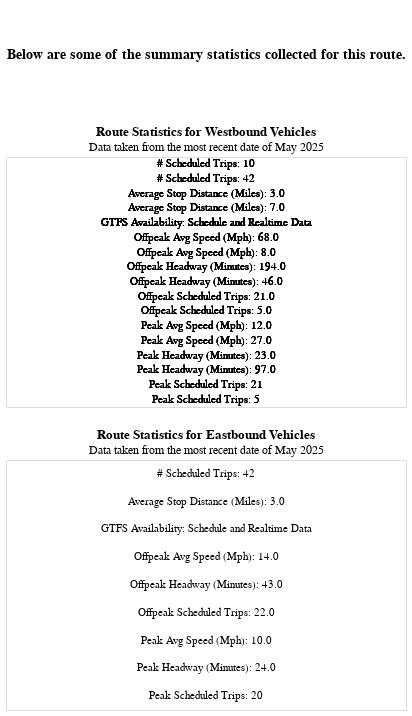

The code cell stored with this chart in its notebook:
### Code cell
summary_chart

### Figure 1 — Vega-Lite specification as saved in the notebook (floating-point values rounded to 4 significant figures; data arrays with more than 128 entries replaced by an {"elided": "..."} marker saying what was removed)
{"config": {"view": {"continuousWidth": 300, "continuousHeight": 300}}, "vconcat": [{"data": {"name": "data-df9482beeea7e8ae4b637d41dc2da3bb"}, "mark": {"type": "text", "align": "center", "baseline": "middle", "fontSize": 14, "fontWeight": "bold", "text": "Below are some of the summary statistics collected for this route."}, "height": 100, "width": 400}, {"data": {"name": "data-64ac217d116c4faf8cda10806a0c53a0"}, "mark": {"type": "text"}, "encoding": {"text": {"field": "combo_col", "type": "nominal"}, "x": {"axis": null, "field": "Zero", "type": "quantitative"}, "y": {"axis": null, "field": "combo_col", "type": "nominal"}}, "height": 250, "name": "view_11", "title": {"text": ["Route Statistics for Westbound Vehicles"], "subtitle": ["Data taken from the most recent date of May 2025"]}, "transform": [{"filter": {"param": "param_1"}}], "width": 400}, {"data": {"name": "data-9258ac136be74ff445f5d842d9c5055a"}, "mark": {"type": "text"}, "encoding": {"text": {"field": "combo_col", "type": "nominal"}, "x": {"axis": null, "field": "Zero", "type": "quantitative"}, "y": {"axis": null, "field": "combo_col", "type": "nominal"}}, "height": 250, "name": "view_12", "title": {"text": ["Route Statistics for Eastbound Vehicles"], "subtitle": ["Data taken from the most recent date of May 2025"]}, "transform": [{"filter": {"param": "param_1"}}], "width": 400}], "params": [{"name": "param_1", "select": {"type": "point", "fields": ["Route"]}, "bind": {"input": "select", "options": ["Route 1", "Route 2", "Route 3", "Route 4", "Route 5", "Route 6", "Route 7", "Route 8", "Route 10", "Route 11", "Route 15", "Route 16", "Route 17", "Route 19", "Route 18", "Route 21", "Kanan Shuttle", "Trolley A", "Fixed Route Service", "Fillmore Loop", "Piru", "Trolley", "90-C Street/CSUCI", "90-99 CSU Channel Islands", "97-Cam Metrolink/CSUCI", "50-Hwy101", "Hwy 101", "50 Hwy 101", "55X-Hwy101-Conejo Connection", "Conejo Connection", "55 Conejo Connection", "60-Hwy126", "Hwy 126", "60-62 Hwy 126", "60 - Hwy 126", "62-Hwy126", "70-East County", "East County", "70-74 East County", "72-East County", "73-East County", "73x-East County", "77-Cross County Limited", "Cross County Limited", "77 Cross County Limited", "80-Coastal Express", "Coastal Express", "80-89 Coastal Express", "80c-Coastal Express", "80x-Coastal Express", "81-Coastal Express", "81B-Coastal Express", "84-Coastal Express", "84u-Coastal Express", "85-Coastal Express", "85c-Coastal Express", "86-Coastal Express", "87-Coastal Express", "88-Coastal Express", "89-Coastal Express", "Santa Paula A Route (Las Piedras Park)", "Santa Paula B Route (SP Hospital)", "99 - CSU Channel Islands", "CSU Channel Islands", "Route 30", "Route 20", "Route 40 Newbury Park", "Route 41 Midtown A", "Route 42 Midtown B", "Route 43 TOB Express", "Route 44 Crosstown", "Route 23", "Fillmore-Moorpark Route", "Fillmore-Moorpark Route Inbound"], "name": "Routes: "}, "value": "Route 1", "views": ["view_11", "view_12"]}], "$schema": "https://vega.github.io/schema/vega-lite/v5.20.1.json", "datasets": {"data-df9482beeea7e8ae4b637d41dc2da3bb": [{"Direction (0/1)": 0, "Period": "All Day", "Average Scheduled Service (trip minutes)": 30.0, "# Scheduled Trips": 50, "# Realtime Trips": 47, "Route": "Route 1", "Direction": "Southbound", "# Minutes with 1+ VP per Minute": 2091, "# Minutes with 2+ VP per Minute": 2015, "# Early Arrival Trips": 1, "# On-Time Trips": 2, "# Late Trips": 44, "Average VP per Minute": 2.0, "% VP within Scheduled Shape": 100.0, "% Scheduled Trip w/ 1+ VP/Minute": 100.0, "% Scheduled Trip w/ 2+ VP/Minute": 100.0, "Realtime versus Scheduled Service Ratio": 2.0, "Speed (MPH)": 12.0, "Portfolio Organization Name": "Ventura County (VCTC, Gold Coast, Cities of Camarillo, Moorpark, Ojai, Simi Valley, Thousand Oaks)", "Headway (Minutes)": 29.0, "GTFS Availability": "schedule_and_vp", "Average Stop Distance (Miles)": 0.0, "Date": "2023-04-12T00:00:00"}], "data-64ac217d116c4faf8cda10806a0c53a0": {"elided": "1269 records"}, "data-9258ac136be74ff445f5d842d9c5055a": {"elided": "882 records"}}}
